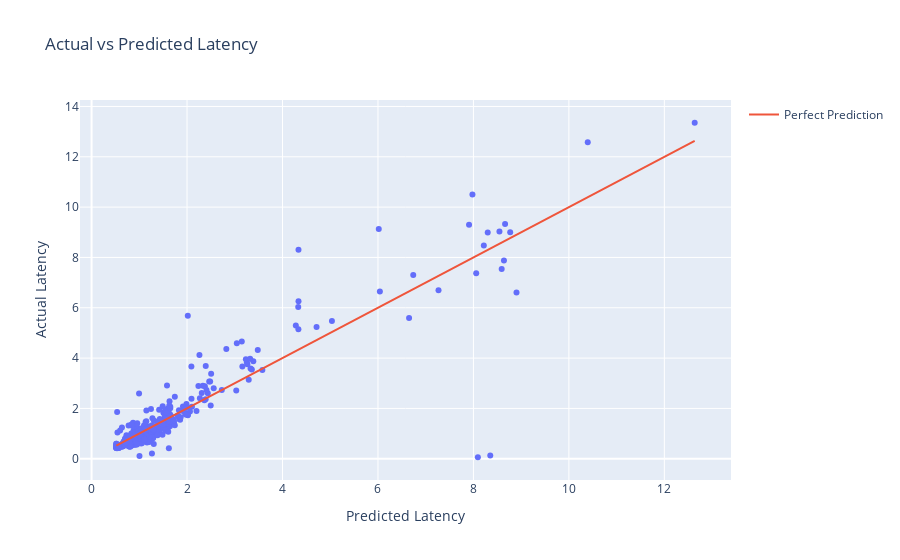

The notebook cell saved with this chart:
### Code cell
import plotly.express as px
import plotly.graph_objects as go

# Predict latency using the regression model
predicted_latency = model.predict(X_transformed)

# Create a scatter plot of the actual vs predicted latency
fig = px.scatter(x=predicted_latency, y=y, labels={'x': 'Predicted Latency', 'y': 'Actual Latency'}, title='Actual vs Predicted Latency')

# Add a line for perfect prediction
fig.add_trace(go.Scatter(x=[min(predicted_latency), max(predicted_latency)], y=[min(predicted_latency), max(predicted_latency)], mode='lines', name='Perfect Prediction'))

fig.show()

### Figure 1 — Plotly figure (JSON) as saved in the notebook; plotly's stock layout.template omitted (floating-point values rounded to 4 significant figures; data arrays with more than 128 entries replaced by an {"elided": "..."} marker saying what was removed)
{"data": [{"hovertemplate": "Predicted Latency=%{x}<br>Actual Latency=%{y}<extra></extra>", "legendgroup": "", "marker": {"color": "#636efa", "symbol": "circle"}, "mode": "markers", "name": "", "orientation": "v", "showlegend": false, "type": "scatter", "x": {"elided": "403 float values"}, "xaxis": "x", "y": {"elided": "403 float values"}, "yaxis": "y"}, {"mode": "lines", "name": "Perfect Prediction", "type": "scatter", "x": [0.5181, 12.64], "y": [0.5181, 12.64]}], "layout": {"autosize": true, "legend": {"tracegroupgap": 0}, "title": {"text": "Actual vs Predicted Latency"}, "xaxis": {"anchor": "y", "autorange": true, "domain": [0, 1], "range": [-0.2253, 13.38], "title": {"text": "Predicted Latency"}, "type": "linear"}, "yaxis": {"anchor": "x", "autorange": true, "domain": [0, 1], "range": [-1.037, 14.45], "title": {"text": "Actual Latency"}, "type": "linear"}}}
